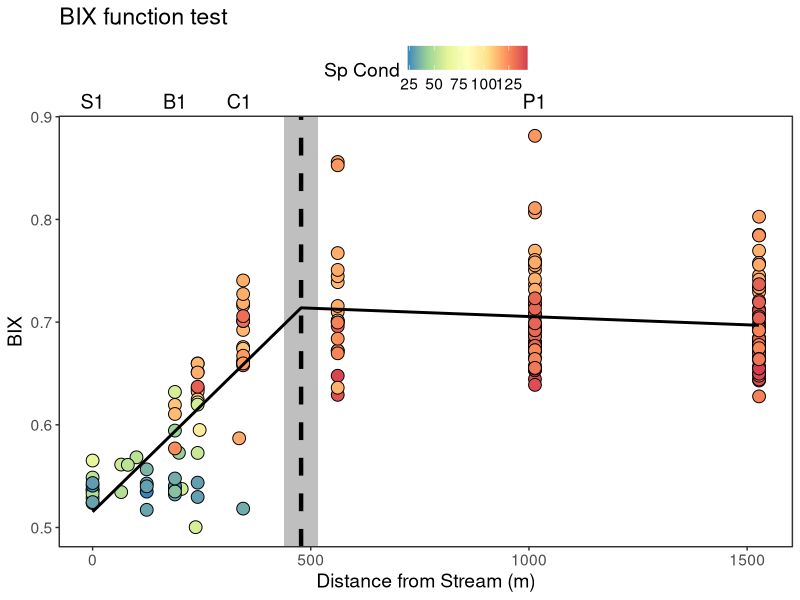
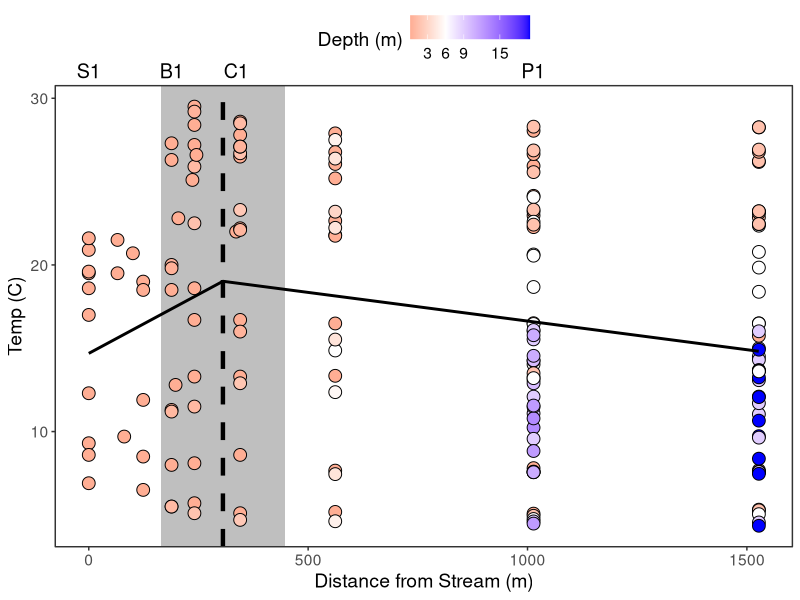
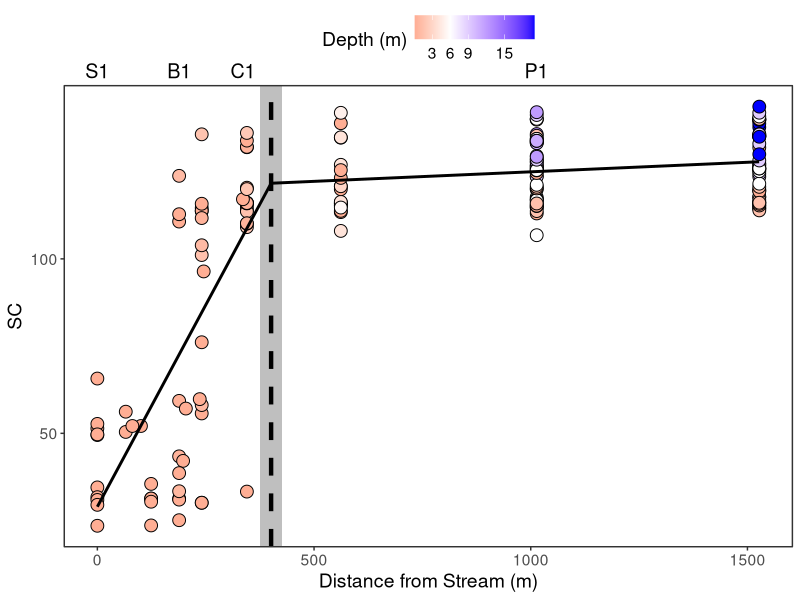
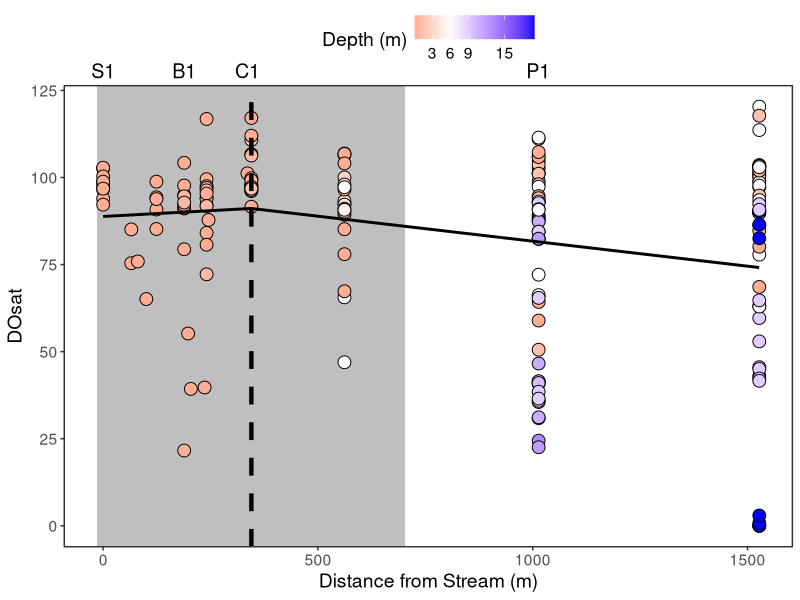
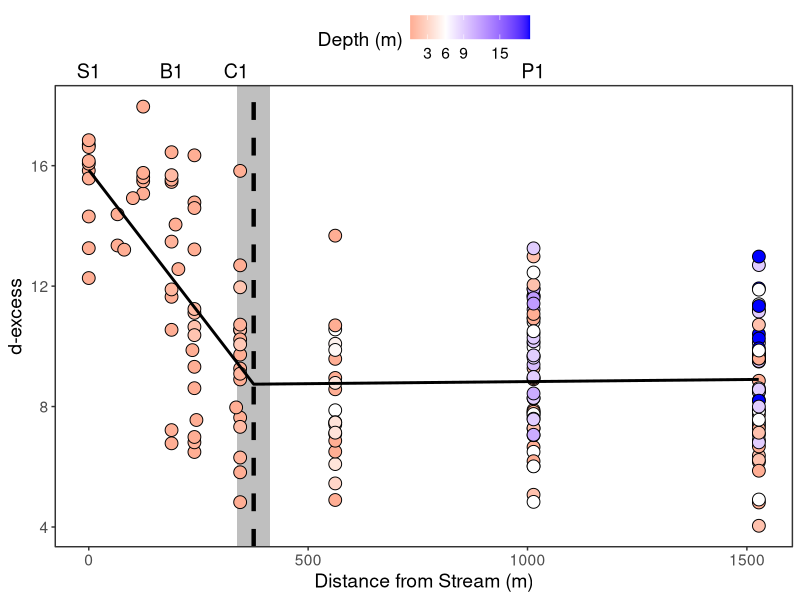
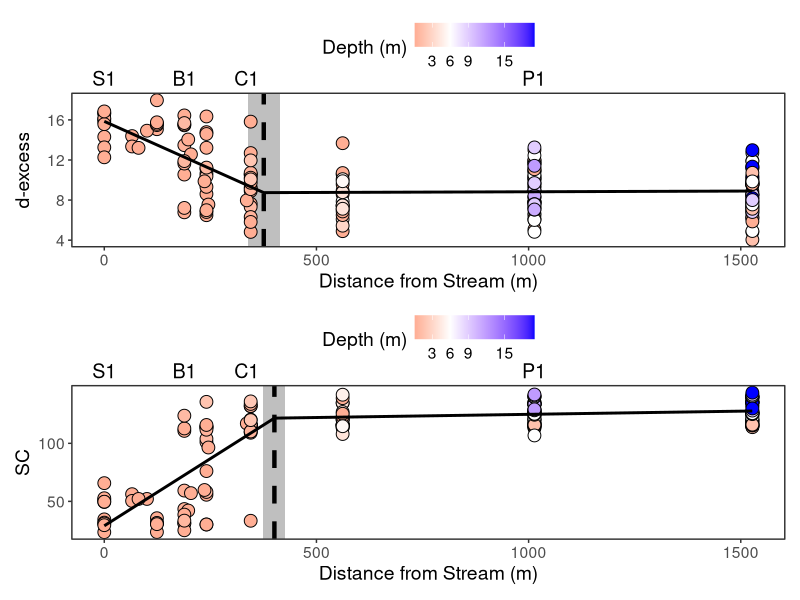
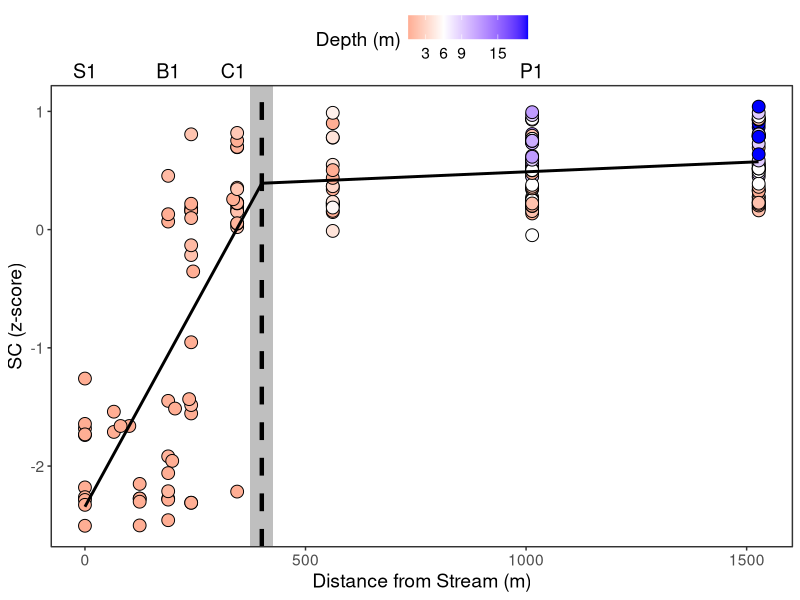
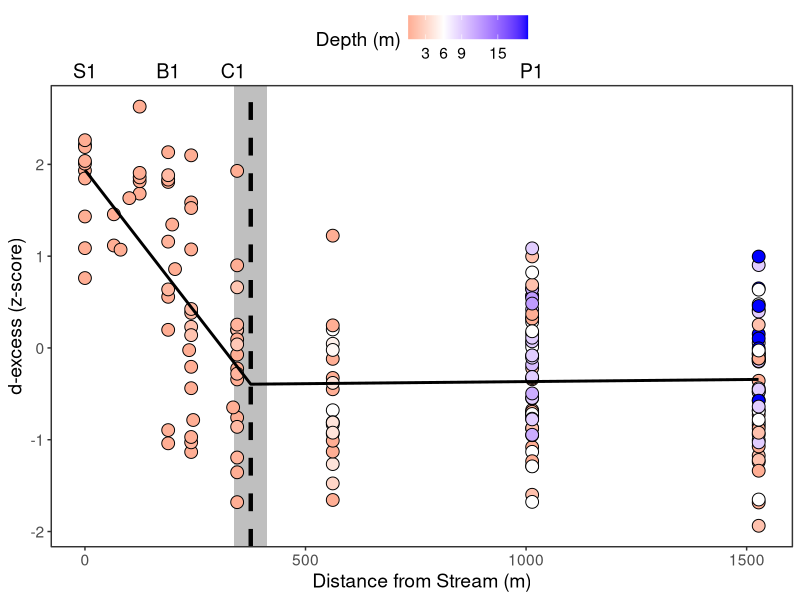

The R source for these figures, in order: (Note: this script raises an error after producing the figures.)
## ---- chunk 1
## packages 
library(segmented) #for breakpoints
library(tidyverse)
library(patchwork) # so you can arrange figures by "/" or "|"

## read in chem data
chem <- read_csv("../Data/chemistry_joined_sensor_hydro.csv")   

## ---- chunk 2
chem_bp <- chem |> 
  #Make depth column grouped by Surface, Bottom, and Intermediate (just for P1 and P2 for INT)
   mutate(Depth_bins = as.character(ifelse(Site %in% c(98,96,92,90) & Depth_m > 0.1, "BOT", Depth_m)),
          Depth_bins = as.character(ifelse(Site %in% c(88,50) & Depth_m > 9, "BOT", Depth_bins)),
          Depth_bins = as.character(ifelse(!Depth_bins %in% c("0.1", "BOT"), "Int", Depth_bins))
  ) |> 
  #zscores
  mutate(Temp_zs = scale(Temp_C),
         SC_zs = scale(SpCond_uScm),
         dexcess_zs = scale(D_excess),
         BIX_zs = scale(BIX),
         HIX_zs = scale(HIX),
         SUVA254_zs = scale(SUVA254),
         AT_zs = scale(A_T),
         DOC_zs = scale(DOC_mgL),
         NO3_zs = scale(NO3NO2_ugL),
         Chla_zs = scale(Chla_ugL)
         )

  
## ---- chunk 3
### BIX as an example

# #fit normal linear regression 
# my.lm <- lm(BIX ~ Distance, data = chem)
# summary(my.lm)
# davies <- davies.test(my.lm, k=10)
# davies
# 
# #Run breakpoint
# my.seg <- segmented(my.lm,  seg.Z = ~ Distance,  psi = 2 )
# summary(my.seg)
# my.seg$psi
# slope(my.seg)
# 
# #fit breakpoint segments to distance data
# my.fitted <- fitted(my.seg)
# my.model <- data.frame(Distance = chem$Distance, BIX_fit = my.fitted)
# 
# #get breakpoint lines
# #NOTE that this line comes up chopy because its fitting to x axis values that aren't continous (have gaps between c and P sites; fixed later below)
# my.lines <- my.seg$psi[ , 2]
# 
# #plot
# chem |> 
#   ggplot(aes(x = Distance, y = BIX, fill = Depth_m))+
#   geom_point(shape = 21, size = 4) + #shape = 21,
#   # geom_smooth()+
#   theme_bw()+ theme(legend.position = "top", text = element_text(size = 18),
#                     panel.grid.major = element_blank(), panel.grid.minor = element_blank())+
#   labs(x= "Distance from Stream (m)", y = "BIX", fill = "Depth (m)",
#        shape = "Site Type")+
#   scale_x_continuous(breaks = c(0, 500, 1000, 1500))+ 
#   scale_fill_gradient2(low = "red",  high ="blue",
#                        midpoint = 6,  guide = "colourbar", breaks = c(3,6,9, 15))+
#   #geom_smooth()+
#   geom_vline(xintercept = my.lines, linetype = "dashed", size = 1.5) +
#   geom_line(data = my.model, aes(x = Distance, y = BIX_fit), size = 1, inherit.aes = FALSE ) 



## get the quick stats by running on variables breakpoint
# #BIX
# my.lm <- lm(BIX ~ Distance, data = chem)
# davies <- davies.test(my.lm, k=10)
# davies
# my.seg <- segmented(my.lm,  seg.Z = ~ Distance,  psi = 2 )
# summary(my.seg)
# my.seg$psi
# slope(my.seg)


## ---- chunk 4

run_breakpoint_analysis <- function(df, 
                                    response_var = NULL,
                                    response_var_label = NULL,
                                    fill_var = NULL,
                                    fill_var_label = NULL,
                                    title = NULL,
                                    depth_shape = FALSE  # TRUE/FALSE to map Depth_bins to shape
                                    ) {
  
  # Fit linear model
  my.lm <- lm(as.formula(paste(response_var, "~ Distance")), data = df)
  
  # Davies test
  davies <- davies.test(my.lm, k = 10)
  
  # Segmented model
  my.seg <- segmented(my.lm, seg.Z = ~ Distance, psi = 2)
  
  # Make regression lines
  dist_gradient <- data.frame(Distance = seq(0, max(df$Distance, na.rm = TRUE), by = 1))
  dist_gradient$fit <- predict(my.seg, newdata = dist_gradient)
  
  # Breakpoint + SE
  my.lines <- my.seg$psi[, 2]
  my.lines.SE <- my.seg$psi[, 3]
  
  # Build base plot
  p <- df |>
    ggplot(aes(x = Distance, y = .data[[response_var]], fill = .data[[fill_var]])) +
    geom_rect(
      aes(
        xmin = (my.lines - my.lines.SE),
        xmax = (my.lines + my.lines.SE),
        ymin = -Inf, ymax = Inf
      ),
      alpha = 0.1, fill = "gray", color = NA
    )
  
  # Conditionally map shape to Depth_bins or use fixed shape
  if (depth_shape) {
    p <- p +
      geom_point(aes(shape = Depth_bins), size = 4) +
            scale_shape_manual(
        values = c("0.1" = 21, "Int" = 22, "BOT" = 24),
        limits = c("0.1", "Int", "BOT"),
        name = "Depth"
      )
  } else {
    p <- p +
      geom_point(shape = 21, size = 4)
      #geom_jitter(shape = 21, size = 4, width = 20)
    
  }
  
  p <- p +
    labs(
      x = "Distance from Stream (m)",
      title = title,
      y = response_var_label,
      fill = fill_var_label
    ) +
    scale_x_continuous(breaks = c(0, 500, 1000, 1500)) +
     geom_vline(xintercept = my.lines, linetype = "dashed", size = 1.5) +
    geom_line(
      data = dist_gradient,
      aes(x = Distance, y = fit),
      size = 1,
      inherit.aes = FALSE
    ) +
    annotate("text",
             x = c(0, 189, 336, 1013),
             y = Inf,
             label = c("S1", "B1", "C1", "P1"),
             vjust = -0.5,
             size = 5) +
    coord_cartesian(clip = "off") +
    theme_bw() +
    theme(
      legend.position = "top",
      text = element_text(size = 14),
      panel.grid.major = element_blank(),
      panel.grid.minor = element_blank(),
      legend.background = element_blank(),
      legend.box.background = element_blank()
    )
  #change fill color ramp for filling by Depth vs other variables
    if (fill_var == "Depth_m") {
    p <- p + scale_fill_gradient2(
      low = "red", high = "blue",
      midpoint = 6, guide = "colourbar",
      breaks = c(3, 6, 9, 15)
    )
  } else {
    p <- p + scale_fill_distiller(palette = "Spectral", direction = -1)
  }
 
  list(
    plot = p,
    segmented_summary = summary(my.seg),
    segmented_slopes = slope(my.seg),
    davies_test = davies
  )
} # end of function


## ---- chunk 5
run_breakpoint_analysis(chem_bp, response_var = "BIX", response_var_label = "BIX", title = "BIX function test",
                                        fill_var = "SpCond_uScm", fill_var_label = "Sp Cond", depth_shape = F)


## ---- chunk 6
## Temp
temp_break <- run_breakpoint_analysis(chem_bp, response_var = "Temp_C", response_var_label = "Temp (C)",
                                      fill_var = "Depth_m", fill_var_label = "Depth (m)")

temp_break$plot
temp_break$davies_test

## Cond
SC_break <- run_breakpoint_analysis(chem_bp, response_var = "SpCond_uScm", response_var_label = "SC",
                                    fill_var = "Depth_m", fill_var_label = "Depth (m)")

SC_break$plot
SC_break$davies_test

## DO
DO_break <- run_breakpoint_analysis(chem_bp, response_var = "DOsat_percent", response_var_label = "DOsat",
                                    fill_var = "Depth_m", fill_var_label = "Depth (m)")

DO_break$plot
DO_break$davies_test


## d-excess
Dexcess_break <- run_breakpoint_analysis(chem_bp, response_var = "D_excess", response_var_label = "d-excess",
                                    fill_var = "Depth_m", fill_var_label = "Depth (m)")

Dexcess_break$plot
Dexcess_break$davies_test


## stack Sp cond and d-excess
Dexcess_break$plot / SC_break$plot



## ---- chunk 7

## Cond
SC_zs_break <- run_breakpoint_analysis(chem_bp, response_var = "SC_zs", response_var_label = "SC (z-score)", fill_var = "Depth_m", fill_var_label = "Depth (m)")

SC_zs_break$plot
SC_zs_break$davies_test
SC_zs_break$segmented_summary
SC_zs_break$segmented_slopes



## d-excess
Dexcess_zs_break <- run_breakpoint_analysis(chem_bp, response_var = "dexcess_zs", response_var_label = "d-excess (z-score)",fill_var = "Depth_m", fill_var_label = "Depth (m)")

Dexcess_zs_break$plot
Dexcess_zs_break$davies_test
Dexcess_zs_break$segmented_summary
Dexcess_zs_break$segmented_slopes



## ---- chunk 8

levels <- c("Temp_C", "SpCond_uScm", "D_excess")

levels_db <- c("22 May", "19 Jun", "11 Jul", "14 Aug", "16 Sep", 
               "30 Sep", "28 Oct", "17 Dec", "26 Feb", "16 Apr")

#By dates
chem_bp |> 
  dplyr::select(-Depth_bins) |> 
  pivot_longer(-c(1:7)) |>  
  # filter(!Site %in% c(50,88,90)) |> #if wanting to zoom in on S1 - C1 transition
  filter(name %in% levels) |> 
  mutate(Date1 = format(Date, "%d %b")) |> 
  ggplot(aes(x = Distance, y = value, fill = Depth_m))+
  geom_rect(aes(xmin = Dry_start, xmax = Dry_end, ymin = -Inf, ymax = Inf), 
            alpha = 0.1, fill = "gray", color = NA )+ #color gets rid of border
  geom_point(shape = 21, size = 4) + #shape = 21,
  #geom_smooth()+ # add ', warning=FALSE' to chunk to see plot
  facet_grid(factor(name, levels = levels)~factor(Date1, levels = levels_db), scales = "free_y")+
  theme_bw()+ theme(legend.position = "top", text = element_text(size = 14),
                    axis.text.x = element_text(angle = 45, hjust = 1), #can make angle = 45 and hjust = 1 to shift x label
                    panel.grid.major = element_blank(), panel.grid.minor = element_blank())+
  labs(x= "Distance from Stream (m)", fill = "Depth (m)")+
  scale_x_continuous(breaks = c(0, 600, 1200))+ 
  scale_fill_gradient2(low = "red",  high ="blue",
                       midpoint = 6,  guide = "colourbar", breaks = c(3,6,9, 15))

# ggsave("../Figures/Temp_SC_Dexcess_by_Date_SI.png", height = 8, width = 11, units = "in")



## ---- chunk 9
### dry stream vs connected days 
dry_stream_days <- c(ymd("2024-06-19"), ymd("2024-07-11"), ymd("2024-08-14"), 
                ymd("2024-09-16"), ymd("2024-10-28") )

wet_stream_days <- c(ymd("2024-05-22"), ymd("2024-09-30"), ymd("2024-12-17"), 
                ymd("2025-02-26"), ymd("2025-04-16"))

### plunge v no plunge groups 
plungedays <- c(ymd("2024-05-22"), ymd("2024-06-19"), ymd("2025-02-26"), ymd("2025-04-16"))

nonplungedays <- c(ymd("2024-07-11"), ymd("2024-08-14"), ymd("2024-09-16"),
                    ymd("2024-09-30"),  ymd("2024-10-28"), ymd("2024-12-17"))


## ---- chunk 10
## SC
plungedays_df <- chem_bp |> 
  filter(Date %in% plungedays)

SC_break_plunge <- run_breakpoint_analysis(plungedays_df, response_var = "SpCond_uScm", response_var_label = "SC",
                                    fill_var = "Depth_m", fill_var_label = "Depth (m)", title = "Plunge Days")

SC_break_plunge$davies_test


noplungedays_df <- chem_bp |> 
  filter(Date %in% nonplungedays)

SC_break_plungeno <- run_breakpoint_analysis(noplungedays_df, response_var = "SpCond_uScm", response_var_label = "SC",
                                    fill_var = "Depth_m", fill_var_label = "Depth (m)", title = "Non Plunge Days")

SC_break_plungeno$davies_test

SC_break_plunge$plot / SC_break_plungeno$plot


##D-excess
Dexcess_break_plunge <- run_breakpoint_analysis(plungedays_df, response_var = "D_excess", response_var_label = "d-excess",
                                    fill_var = "Depth_m", fill_var_label = "Depth (m)", title = "Plunge Days")

Dexcess_break_plunge$davies_test


Dexcess_break_plungeno <- run_breakpoint_analysis(noplungedays_df, response_var = "D_excess", response_var_label = "d-excess",
                                    fill_var = "Depth_m", fill_var_label = "Depth (m)", title = "Non Plunge Days")

Dexcess_break_plungeno$davies_test

Dexcess_break_plunge$plot / Dexcess_break_plungeno$plot


## ---- chunk 11
## SC
drystream_df <- chem_bp |> 
  filter(Date %in% dry_stream_days)

SC_break_dry <- run_breakpoint_analysis(drystream_df, response_var = "SpCond_uScm", response_var_label = "SC",
                                    fill_var = "Depth_m", fill_var_label = "Depth (m)", title = "Dry Stream Days")

SC_break_dry$davies_test


wetstream_df <- chem_bp |> 
  filter(Date %in% wet_stream_days)

SC_break_wet <- run_breakpoint_analysis(wetstream_df, response_var = "SpCond_uScm", response_var_label = "SC",
                                    fill_var = "Depth_m", fill_var_label = "Depth (m)", title = "Connected Stream Days")

SC_break_wet$davies_test

SC_break_dry$plot / SC_break_wet$plot


##D-excess
D_break_dry <- run_breakpoint_analysis(drystream_df, response_var = "D_excess", response_var_label = "d-excess",
                                    fill_var = "Depth_m", fill_var_label = "Depth (m)", title = "Dry Stream Days")

D_break_wet <- run_breakpoint_analysis(wetstream_df, response_var = "D_excess", response_var_label = "d-excess",
                                    fill_var = "Depth_m", fill_var_label = "Depth (m)", title = "Connected Stream Days")

D_break_dry$plot / D_break_wet$plot



## ---- chunk 12

##Plunge v no plunge
SC_break_plunge$plot / SC_break_plungeno$plot

Dexcess_break_plunge$plot / Dexcess_break_plungeno$plot

cowplot::plot_grid(SC_break_plunge$plot, Dexcess_break_plunge$plot , 
                                    SC_break_plungeno$plot, Dexcess_break_plungeno$plot,
                                     labels = c("a", "b", "c", "d"), ncol = 2)

#dry v wet 
SC_break_dry$plot / SC_break_wet$plot
D_break_dry$plot / D_break_wet$plot

cowplot::plot_grid(SC_break_dry$plot, D_break_dry$plot , 
                                    SC_break_wet$plot, D_break_wet$plot,
                                     labels = c("a", "b", "c", "d"), ncol = 2)


## all together now 
SI_plunge_dry_SC_dexcess_fig <-
  cowplot::plot_grid(SC_break_plunge$plot, Dexcess_break_plunge$plot , SC_break_dry$plot, D_break_dry$plot , 
                   SC_break_plungeno$plot, Dexcess_break_plungeno$plot, SC_break_wet$plot, D_break_wet$plot,
                                    # labels = c("a", "b", "c", "d", "e", "f", "g", "h"), 
                   labels = c("a", "c", "e", "g", "b", "d", "f", "h"), ncol = 4)


#ggsave("../Figures/Plunge_dry_SC_Dexcess_SI.png", SI_plunge_dry_SC_dexcess_fig, height = 8, width = 13, units = "in")


## ---- chunk 13

#### DOC
doc_zt_break <- run_breakpoint_analysis(chem_bp, response_var = "DOC_zs", response_var_label = "DOC (z-score)",
                                        fill_var = "Depth_m", fill_var_label = "Depth (m)")

doc_zt_break$plot
doc_zt_break$davies_test
doc_zt_break$segmented_summary
doc_zt_break$segmented_slopes

#### BIX

bix_zt_break <- run_breakpoint_analysis(chem_bp, response_var = "BIX_zs", response_var_label = "BIX (z-score)",
                                        fill_var = "Depth_m", fill_var_label = "Depth (m)")

bix_zt_break$plot
bix_zt_break$davies_test
bix_zt_break$segmented_summary
bix_zt_break$segmented_slopes

#### HIX
hix_zt_break <- run_breakpoint_analysis(chem_bp, response_var = "HIX_zs", response_var_label = "HIX \n (z-score)",  fill_var = "Depth_m", fill_var_label = "Depth (m)")
hix_zt_break$davies_test
hix_zt_break$segmented_summary
hix_zt_break$segmented_slopes


#### AT
AT_zt_break <- run_breakpoint_analysis(chem_bp, response_var = "AT_zs", response_var_label = "Peak A:T \n (z-score)",  fill_var = "Depth_m", fill_var_label = "Depth (m)")
AT_zt_break$davies_test
AT_zt_break$segmented_summary
AT_zt_break$segmented_slopes



#### SUVA
SUVA_zt_break <- run_breakpoint_analysis(chem_bp, response_var = "SUVA254_zs", response_var_label = "SUVA254 \n (z-score)", fill_var = "Depth_m", fill_var_label = "Depth (m)")
SUVA_zt_break$davies_test
SUVA_zt_break$segmented_summary
SUVA_zt_break$segmented_slopes


cowplot::plot_grid(AT_zt_break$plot, SUVA_zt_break$plot, hix_zt_break$plot,
                                     labels = c("a", "b", "c"), ncol = 1)



## ---- chunk 14

BP_ms <- cowplot::plot_grid(SC_zs_break$plot, Dexcess_zs_break$plot ,
                   doc_zt_break$plot, bix_zt_break$plot,
                                     labels = c("a", "b", "c", "d"), ncol = 1)


# ggsave("../Figures/BP_MS.png", BP_ms, height = 9, width = 7, units = "in")

## ---- chunk 15

#stack
library(patchwork)
SC_break$plot / Dexcess_break$plot / bix_break$plot / doc_break$plot

#bix other fills
bix_zt_break_sc <- run_breakpoint_analysis(chem_bp, response_var = "BIX_zs", response_var_label = "BIX (z-score)",
                                      fill_var = "SpCond_uScm", fill_var_label = "SpCond")

bix_zt_break_dexcess <- run_breakpoint_analysis(chem_bp, response_var = "BIX_zs", response_var_label = "BIX (z-score)",
                                      fill_var = "D_excess", fill_var_label = "d-excess")

bix_zt_break_stage <- run_breakpoint_analysis(chem_bp, response_var = "BIX_zs", response_var_label = "BIX (z-score)",
                                      fill_var = "HPB_stage_cm", fill_var_label = "stream stage")

bix_bp_colorrampling <- (bix_zt_break$plot / bix_zt_break_sc$plot) | (bix_zt_break_dexcess$plot / bix_zt_break_stage$plot)

# ggsave("../Figures/BIX_BPs_colorramps.png", bix_bp_colorrampling, height = 8, width = 9, units = "in")



## ---- chunk 16
##make surface only data frame
chem_surf <- chem_bp |>
  filter(Depth_m == 0.1)

##make max depth only data frame
chem_maxdepth <- chem_bp |>
  group_by(Site, Date) |>
  mutate(max_depth = if_else(Depth_m == max(Depth_m, na.rm = TRUE), "Max", "Not")) |>
  ungroup() |>
  filter(max_depth == "Max")

## ---- chunk 17
#### BIX 

## BIX surface
bix_zt_surf_break <- run_breakpoint_analysis(chem_surf, response_var = "BIX_zs", response_var_label = "BIX (z-score)",
                                        fill_var = "Depth_m", fill_var_label = "Depth (m)")
bix_zt_surf_break$davies_test
bix_zt_surf_break$segmented_summary
bix_zt_surf_break$segmented_slopes

## BIX BOT
bix_zt_bot_break <- run_breakpoint_analysis(chem_maxdepth, response_var = "BIX_zs", response_var_label = "BIX (z-score)",
                                        fill_var = "Depth_m", fill_var_label = "Depth (m)")
bix_zt_bot_break$davies_test
bix_zt_bot_break$segmented_summary
bix_zt_bot_break$segmented_slopes


#plot breakpoints
bix_zt_break$plot / bix_zt_surf_break$plot / bix_zt_bot_break$plot


## ---- chunk 18
#### DOC 

## DOC surface
doc_zt_surf_break <- run_breakpoint_analysis(chem_surf, response_var = "DOC_zs", response_var_label = "DOC (z-score)",
                                        fill_var = "Depth_m", fill_var_label = "Depth (m)")
doc_zt_surf_break$davies_test
doc_zt_surf_break$segmented_summary
doc_zt_surf_break$segmented_slopes

## DOC BOT
doc_zt_bot_break <- run_breakpoint_analysis(chem_maxdepth, response_var = "DOC_zs", response_var_label = "DOC (z-score)",
                                        fill_var = "Depth_m", fill_var_label = "Depth (m)")
doc_zt_bot_break$davies_test
doc_zt_bot_break$segmented_summary
doc_zt_bot_break$segmented_slopes


## ---- chunk 19
##plot them all
DOM_surf_maxdepth_BPs <- cowplot::plot_grid(doc_zt_surf_break$plot,  bix_zt_surf_break$plot,
                                            doc_zt_break$plot, bix_zt_break$plot,  
                                           doc_zt_bot_break$plot, bix_zt_bot_break$plot,
                                     labels = c("a) DOC surface", "b) BIX surface",
                                                "c) DOC all", "d) BIX all",
                                                "e) DOC max", "f) BIX max"), ncol = 2)

DOM_surf_maxdepth_BPs

# ggsave("../Figures/DOM_surf_bot_BPs.png", DOM_surf_maxdepth_BPs, height = 8, width = 9, units = "in")


## ---- chunk 20
####NO3
no3_zt_break <- run_breakpoint_analysis(chem_bp, response_var = "NO3_zs", response_var_label = "NO3 \n (z-score)", fill_var = "Depth_m", fill_var_label = "Depth (m)")

no3_zt_break$plot
no3_zt_break$davies_test
no3_zt_break$segmented_summary
no3_zt_break$segmented_slopes


## ---- chunk 21
DOM_NO3_SI_break_plots <- 
  cowplot::plot_grid( AT_zt_break$plot, SUVA_zt_break$plot,
                      hix_zt_break$plot,  no3_zt_break$plot, 
                                     labels = c("a", "b", "c", "d"), ncol = 1)

DOM_NO3_SI_break_plots

# ggsave("../Figures/DOM_NO3_SI_BP.png", DOM_NO3_SI_break_plots, height = 9, width = 9, units = "in")



## ---- chunk 22
#### NO3 surface
no3_zt_break_surf <- run_breakpoint_analysis(chem_surf, response_var = "NO3_zs", response_var_label = "NO3 (z-score)",
                                        fill_var = "Depth_m", fill_var_label = "Depth (m)")

no3_zt_break_surf$plot
no3_zt_break_surf$davies_test
no3_zt_break_surf$segmented_summary
no3_zt_break_surf$segmented_slopes


#### chla surface
chla_zt_break_surf <- run_breakpoint_analysis(chem_surf, response_var = "Chla_zs", response_var_label = "Chl-a (z-score)",
                                        fill_var = "Depth_m", fill_var_label = "Depth (m)")

chla_zt_break_surf$plot
chla_zt_break_surf$davies_test
chla_zt_break_surf$segmented_summary
chla_zt_break_surf$segmented_slopes



##make figure 
chla_break_plots <- cowplot::plot_grid(no3_zt_break_surf$plot, chla_zt_break_surf$plot, 
                                       doc_zt_surf_break$plot,  bix_zt_surf_break$plot, 
                                     labels = c("a", "b", "c", "d"), ncol = 1)

chla_break_plots

#ggsave("../Figures/Chla_breakpoints_surf_SI.png", chla_break_plots, height = 9, width = 7, units = "in")





## ---- chunk 23
# chem_bp |> 
#   mutate(Site_Type = ifelse(Site_code %in% c("S1", "S2"), "Stream", NA),
#          Site_Type = ifelse(Site_code %in% c("B1", "B2"), "Backwater", Site_Type),
#          Site_Type = ifelse(Site_code %in% c("C1", "C2"), "Cove", Site_Type),
#          Site_Type = ifelse(Site_code %in% c("P1", "P2"), "Pelagic", Site_Type)
#          ) |> 
#   ggplot(aes(x = SpCond_uScm, y = BIX, shape = Site_Type, color = Date))+
#   geom_point()
